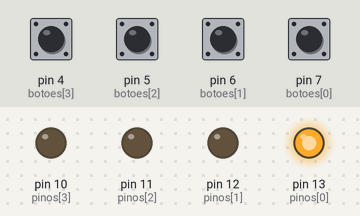
Recording of a sketch running on a simulated Arduino Uno, built with avr-gcc and run on an emulated ATmega328P. Parts: output pins drawn as LEDs (lit = HIGH). Dashed ring = blinking. The test bench sets the inputs (shaded band); at power-on: pin 4 (botoes[3]), pin 5 (botoes[2]), pin 6 (botoes[1]), pin 7 (botoes[0]) HIGH. Random numbers use the default seed unless the sketch sets one.

Above: at 0.1 s.
At 1.8 s:
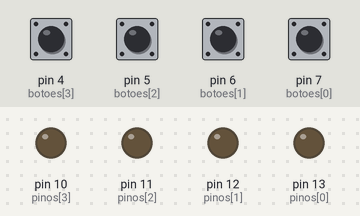
1.9 s: pin 4 (botoes[3]) pulled LOW for 0.15 s
At 2.02 s:
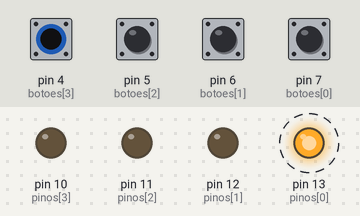
Timing chart, 0 to 10.9 s (numbered marks = the images above; inputs shaded):
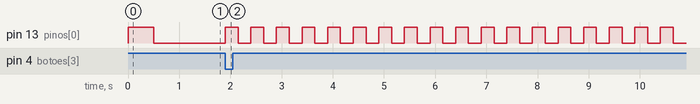

Measured:
- after the input at 1.9 s, pin 13 (pinos[0]): alternates HIGH for 0.25 s and LOW for 0.25 s, starting at once

The sketch:

genius_teste.ino
```cpp
int botoes[4] = {
  7,
  6,
  5,
  4
};

int pinos[4] = {
  13,
  12,
  11,
  10
};

int numeroSorteado[] = {};
int cont_estados = 0;

int cont_botoes = 0;

void setup() {
  // put your setup code here, to run once:
  Serial.begin(9600);
  for (int i = 0; i < 4; i++)
  {
    pinMode(botoes[i], INPUT_PULLUP);
    pinMode(pinos[i], OUTPUT);
  }
}

void loop() {
  // put your main code here, to run repeatedly:
  static byte botaoPressionado;
  numeroSorteado[cont_estados] = random(4);
  for (int i = 0; i <= cont_estados; i++)
  {
    digitalWrite(pinos[i], HIGH);
    delay(500);
    digitalWrite(pinos[i], LOW);
    delay(500);
  }
  while (1)
  {
    for (int i = 0; i <= cont_estados; i++)
    {
      while (1)
      {
        for (int x = 0; x < 4; x++)
        {
          if ((digitalRead(botoes[x]) == false) && (digitalRead(botoes[i]) == false))
          {
            break;
          } else if(digitalRead(botoes[x]) == false) {
            while (1) {
              digitalWrite(pinos[0], HIGH);
              delay(250);
              digitalWrite(pinos[0], LOW);
              delay(250);
            }
          }
        }
      }
    }
  }
  cont_estados ++;
  /*if(botaoPressionado == numeroSorteado) {
    cont_estados ++;
    Serial.println("É isso ae.");
    }*/
}
```
